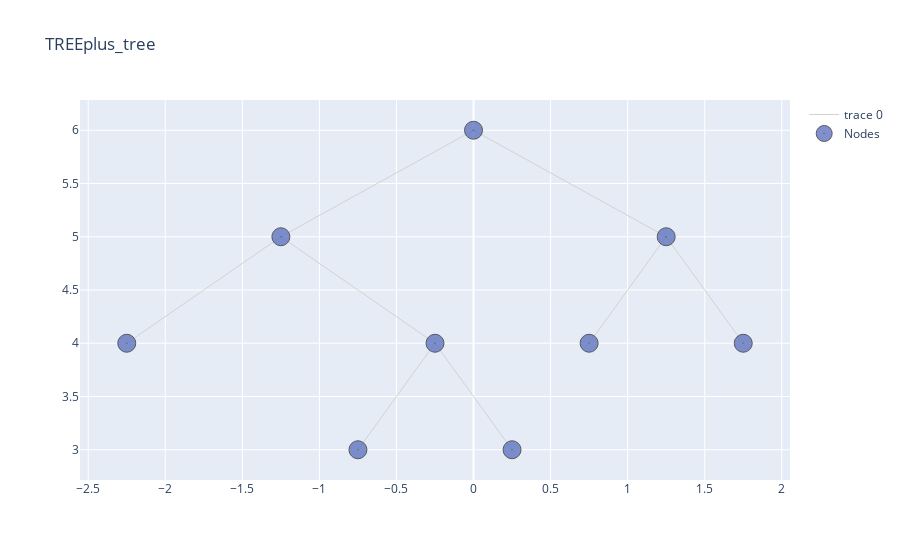

Here is the notebook cell this chart was saved with:
### Code cell
tree.print_tree(table = False, html = False, merge_leaves = True)

### Figure 1 — Plotly figure (JSON) as saved in the notebook; plotly's stock layout.template omitted (floating-point values rounded to 4 significant figures)
{"data": [{"hoverinfo": "none", "line": {"color": "rgb(210,210,210)", "width": 1}, "mode": "lines", "type": "scatter", "x": [0, -1.25, null, 0, 1.25, null, -1.25, -2.25, null, -1.25, -0.25, null, 1.25, 0.75, null, 1.25, 1.75, null, -0.25, -0.75, null, -0.25, 0.25, null], "y": [6, 5, null, 6, 5, null, 5, 4, null, 5, 4, null, 5, 4, null, 5, 4, null, 4, 3, null, 4, 3, null]}, {"hoverinfo": "text", "marker": {"color": "#6175c1", "line": {"color": "rgb(50,50,50)", "width": 1}, "size": 18, "symbol": "circle-dot"}, "mode": "markers", "name": "Nodes", "opacity": 0.8, "text": ["n10, Class: NO, gini : 0.0, Samples : 5", "n6, Class: YES, gini : 0.4, Samples : 33", "n7, Class: NO, gini : 0.36, Samples : 194", "n1, ShelveLoc in (b'Bad', b'Medium'), Class:NO, gini : 0.48, Samples: 280", "n2, Price>121.0, Class:YES, gini : 0.33, Samples: 53", "n4, Class: YES, gini : 0.07, Samples : 27", "n5, Income>36.0, Class:YES, gini : 0.47, Samples: 26", "n11, Class: YES, gini : 0.36, Samples : 21", "n3, Price>92.5, Class:NO, gini : 0.42, Samples: 227"], "type": "scatter", "x": [-0.75, 0.75, 1.75, 0, -1.25, -2.25, -0.25, 0.25, 1.25], "y": [3, 4, 4, 6, 5, 4, 4, 3, 5]}], "layout": {"title": {"text": "TREEplus_tree"}}}
